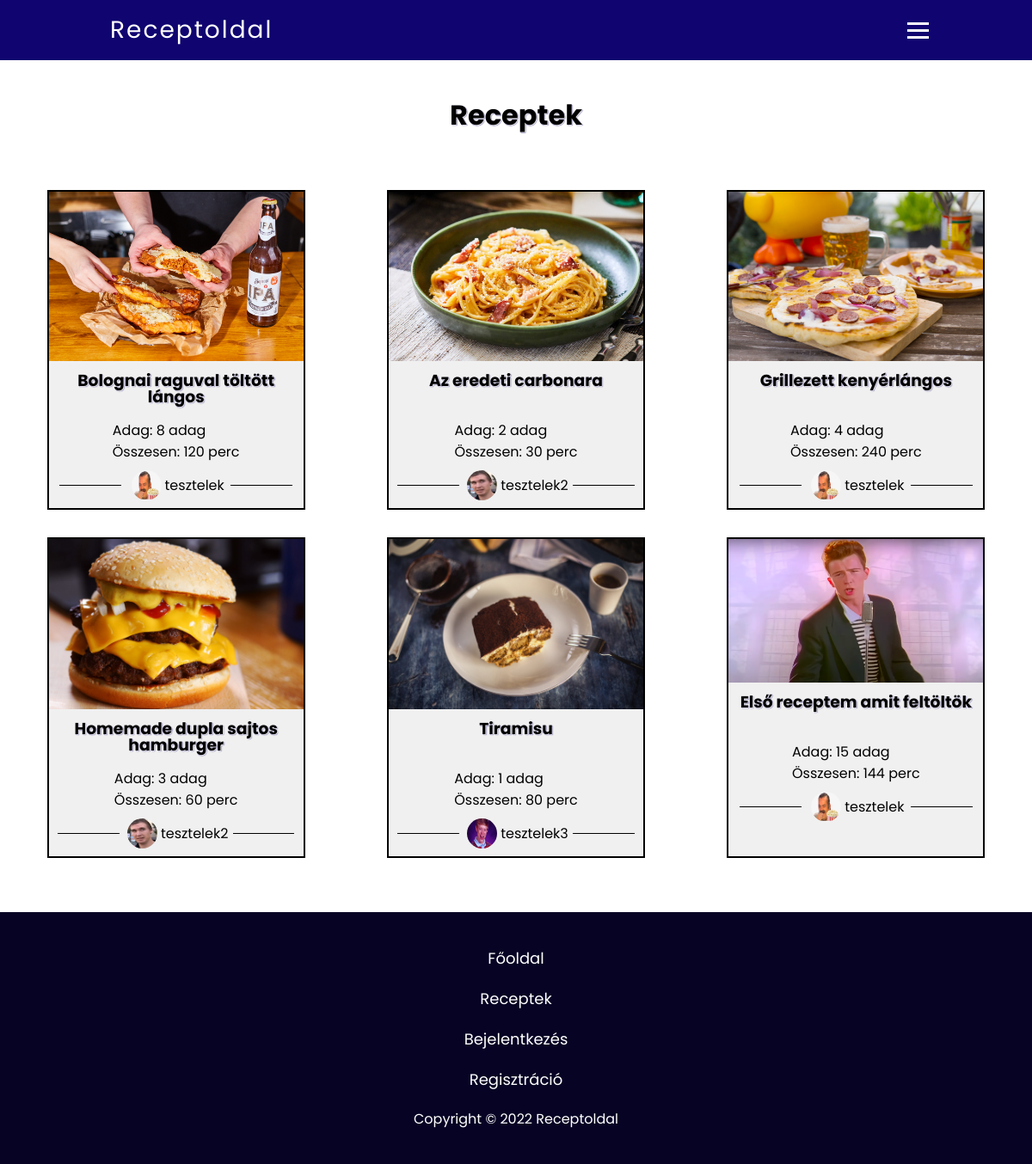
Page /recipes.php on the committed database.
### tables this page shows
CREATE TABLE `recipes` (
  `id` int(11) NOT NULL,
  `user_id` int(11) NOT NULL,
  `name` varchar(50) NOT NULL,
  `image_name` varchar(50) NOT NULL,
  `video_url` varchar(150) NOT NULL,
  `portion` int(11) NOT NULL,
  `time` int(11) NOT NULL,
  `ingredients` text NOT NULL COMMENT 'Ingredients listed, seperated by ";\\".',
  `instructions` text NOT NULL COMMENT 'Instructions seperated by ";\\".',
  `upload_date` date NOT NULL,
  `slug` varchar(256) NOT NULL
);

CREATE TABLE `users` (
  `id` int(11) NOT NULL,
  `username` varchar(50) NOT NULL,
  `email` varchar(100) NOT NULL,
  `password` varchar(200) NOT NULL,
  `birthdate` date NOT NULL,
  `picture` varchar(50) NOT NULL,
  `email_is_private` tinyint(1) NOT NULL DEFAULT 0,
  `birthdate_is_private` tinyint(1) NOT NULL DEFAULT 0,
  `admin` int(11) NOT NULL DEFAULT 0
);

### php/connection.php (called while the page is built, shortened)
<?php
class Database{
    public function __construct(){
        $this->host = "localhost";
        $this->user = "root";
        $this->pwd = "";
        $this->db = "szte-webterv";
        $this->port = "3306";
        $this->mysqli = new mysqli($this->host,$this->user,$this->pwd,$this->db,$this->port);
    }
}

### recipes.php (the view, shortened to what this page needs)
<?php
    require_once('php/connection.php');
    require_once('php/includes.php');
    $db = new Database();
    $sqlselect = "SELECT * FROM recipes";
    $resSelect = $db->mysqli->query($sqlselect);
    $recipes = $resSelect->fetch_all();
?>
<!DOCTYPE html>
<html lang="hu">
    <head>
        <link rel="stylesheet" href="./css/style.css">
    </head>
    <body>
        <?php navigationGenerate("recipes"); ?>
        <main>
            <h1 id="page-title" class="text-center">Receptek</h1>
            <div class="recipes-container">
                <?php
                    foreach ($recipes as $recipe) {
                        $userid= $recipe[1];
                        $uploaderSqlSelect = "SELECT * FROM users WHERE id = $userid";
                        $uploaderSelect = $db->mysqli->query($uploaderSqlSelect);
                        $uploaderData = $uploaderSelect->fetch_row();
                        echo
                        "<div class='card-container'>" .
                            "<img src='./img/". $recipe[3] ."' alt='" . explode(".", $recipe[3])[0] ."'>" .
                            "<h3 class='recipe-name text-center'><a href='./recipe.php?name=". slugify($recipe[2]) . "'>" . $recipe[2] . "</a></h3>" .
                            "<div class='recipe-details'>" .
                                "<div>" .
                                    "<p>Adag: " . $recipe[5] ." adag</p>" .
                                    "<p>Összesen: ". $recipe[6] . " perc</p>" .
                                "</div>" .
                            "</div>" .
                            "<div class='recipe-uploader'>" .
                                "<a href='./profile.php?name=" . $uploaderData[1] . "'>" .
                                    "<img class='img-rounded' height='35' width='35' src='./profilePics/". $uploaderData[5] ."' alt='". $uploaderData[1] ." profil képe'>" .
                                    "<p>". $uploaderData[1] ."</p>" .
                                "</a>" .
                            "</div>" .
                        "</div>";
                    }
                ?>
            </div>
        </main>
        <?php footerGenerate();?>
    </body>
</html>

### php/includes.php (shortened to what this page needs)
<?php
function navigationGenerate(string $currentPage) {
    echo
    "<nav class='navbar'>" .
    "<a class='brand' href='./index.php'>Receptoldal</a>" .
    "<ul class='nav-menu'>" .
        "<li class='nav-item'><a class='nav-link " . ($currentPage === "index" ? " active" : "") . "' href='./index.php'>Főoldal</a></li>" .
        "<li class='nav-item'><a class='nav-link " . ($currentPage === "recipes" ? " active" : "") . "' href='./recipes.php'>Receptek</a></li>";
        echo "</ul>" .
            "<div class='burger'>" .
                "<span class='bar'></span>" .
                "<span class='bar'></span>" .
                "<span class='bar'></span>" .
            "</div>" .
    "</nav>";
}
function footerGenerate() {
    echo
        "<footer>" .
            "<ul>" .
                "<li><a href='index.php'>Főoldal</a></li>" .
                "<li><a href='recipes.php'>Receptek</a></li>";
                if (isset($_SESSION["userID"]) || isset($_SESSION["admin"])) {
                    echo
                        "<li><a href='profile.php'>Profil</a></li>" .
                        "<li><a href='php/logout.php'>Kijelentkezés</a></li>";
                } else {
                    echo
                        "<li><a href='login.php'>Bejelentkezés</a></li>" .
                        "<li><a href='register.php'>Regisztráció</a></li>";
                }
            echo
            "</ul>" .
            "<p class='copyright'>Copyright &copy; 2022 Receptoldal</p>" .
        "</footer>";
}
function slugify($text, string $divider = '-') {
    $text = preg_replace('~[^\pL\d]+~u', $divider, $text);
    $text = iconv('utf-8', 'us-ascii//TRANSLIT', $text);
    $text = preg_replace('~[^-\w]+~', '', $text);
    $text = trim($text, $divider);
    $text = preg_replace('~-+~', $divider, $text);
    $text = strtolower($text);
    return $text;
}

### css/style.css (style rules this page uses)
:root { --bg: #100570; --text-shadow: 1px 1px 1px #eee, 1px 1px 1px var(--bg); --bg-secondary: #291ba5; --bg-footer: #060324; --button-bg: #3b2eac; --text: #c5c5c5; }
* { margin: 0; padding: 0; box-sizing: border-box; font-family: 'Poppins', sans-serif; }
h1, h2, h3, h4, h5, h6 { text-shadow: var(--text-shadow); }
li { list-style: none; }
.navbar a, footer a { color: #fff; }
a { color: #000; text-decoration: none; }
.text-center { text-align: center; }
.img-rounded { border-radius: 50%; }
.navbar { background-color: var(--bg); height: 70px; display: flex; align-items: center; justify-content: space-around; padding: 0 10%; position: sticky; top: 0; z-index: 10; }
.brand { font-size: 28px; padding: 8px; letter-spacing: 2px; border-radius: 10px; }
.burger { display: none; cursor: pointer; }
.bar { display: block; width: 25px; height: 3px; margin: 5px auto; -webkit-transition: all .2s; transition: all .2s; background-color: #fff; }
main { min-height: 80vh; margin: 40px 10%; }
#page-title { margin: 40px; }
.recipes-container { border: 2px solid #ccc; max-width: 1200px; display: grid; grid-gap: 1rem; margin: 0 auto; grid-template-columns: repeat(auto-fit, minmax(300px, 1fr)); padding: 15px; }
.card-container { position: relative; max-width: 300px; margin: 8px auto; display: flex; flex-direction: column; background-color: #f0f0f0; border: 2px solid #000; padding-bottom: 5px; }
.card-container .recipe-name { height: 50px; margin-top: 13px; line-height: 19px; }
.card-container .recipe-details { margin: 5px auto; display: flex; justify-content: space-between; align-items: center; }
.card-container .recipe-uploader { display: flex; align-items: center; justify-content: center; margin: 0 5px; bottom: 0; }
.card-container .recipe-uploader::before, .card-container .recipe-uploader::after { content: ""; display: block; border-top: 1px solid #000; width: 25%; margin: 0 auto; }
.card-container .recipe-uploader a { display: flex; align-items: center; }
.recipe-uploader img { max-width: 100%; }
.card-container .recipe-uploader img, .feltolto img { margin: 4px; }
.profile-container, .main-page-container, .recipes-container { margin: 0 15%; padding: 15px !important; }
footer { padding: 40px 0; background-color: var(--bg-footer); }
footer ul { font-size: 18px; display: flex; align-items: center; justify-content: center; }
footer ul li { padding: 0 15px; }
footer ul li a { font-size: 18px; padding: 9px; border-radius: 10px; transition: all .2s; }
.copyright { color: #fff; margin-top: 20px; text-align: center; }
@media only screen and (max-width: 1250px) { body { overflow-x: hidden; } }
@media only screen and (max-width: 1250px) { .burger { display: block; } }
@media only screen and (max-width: 1250px) { .navbar { justify-content: space-between; } }
@media only screen and (max-width: 1250px) { main { margin: 40px 0; } }
@media only screen and (max-width: 1250px) { .recipes-container { border: none; margin: 0 auto; } }
@media only screen and (max-width: 1250px) { footer ul { flex-direction: column; gap: 20px; } }

### rows in the picture
recipes: image_name (picture), name "Bolognai raguval töltött lángos", portion "8", time "120", user.picture (picture), user.username "tesztelek"
recipes: image_name (picture), name "Az eredeti carbonara", portion "2", time "30", user.picture (picture), user.username "tesztelek2"
recipes: image_name (picture), name "Grillezett kenyérlángos", portion "4", time "240", user.picture (picture), user.username "tesztelek"
recipes: image_name (picture), name "Homemade dupla sajtos hamburger", portion "3", time "60", user.picture (picture), user.username "tesztelek2"
recipes: image_name (picture), name "Tiramisu", portion "1", time "80", user.picture (picture), user.username "tesztelek3"
recipes: image_name (picture), name "Első receptem amit feltöltök", portion "15", time "144", user.picture (picture), user.username "tesztelek"
